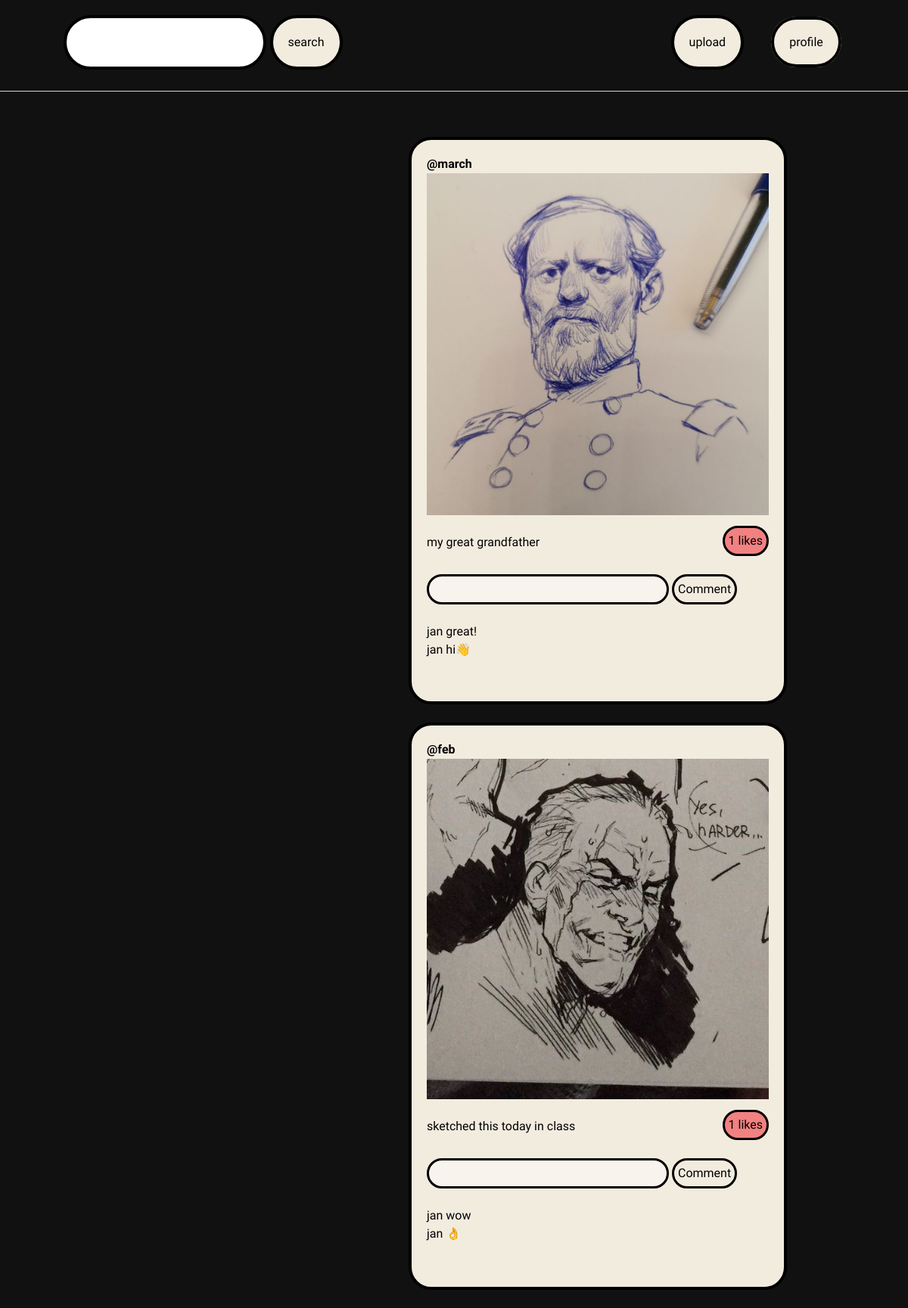
Page /feed (signed in) on the committed database.
### core/models.py (models this page shows, shortened)
class Post(models.Model):
    id = models.UUIDField(primary_key=True, default=uuid.uuid4)
    user = models.CharField(max_length=100)
    image = models.ImageField(upload_to='post_images')
    caption = models.TextField()
    created_at = models.DateTimeField(default=datetime.now)
    likes_no = models.IntegerField(default=0)
    comments = models.TextField(null=True, blank=True)

### core/views.py (the view)
# urls.py: path('feed', views.feed, name='feed'),
@login_required(login_url='login')
def feed(request):
    user_object = User.objects.get(username=request.user.username)
    user_feed = Profile.objects.get(user=user_object)
    posts = Post.objects.all()
    user_following_list = []
    feed = []
    user_following = Follow.objects.filter(follower=request.user.username)
    for users in user_following:
        user_following_list.append(users.user)
    for usernames in user_following_list:
        feed_lists = Post.objects.filter(user=usernames)
        feed.append(feed_lists)
    feed_list = list(chain(*feed))
    return render(request, 'feed.html', {'user_feed':user_feed, 'posts':posts, 'feed_list':feed_list})

### templates/feed.html (shortened to what this page needs)
{% extends 'base.html' %}
{% block content %}
<div class="header">
    <form action="search" method="post" class="search">
        <input type="text"id="search-input" name="username">
        <button type="submit" id="search-button">search</button>
    </form>
    <div><button id="upload-button">upload</button>&nbsp;&nbsp;&nbsp;&nbsp;&nbsp;&nbsp;&nbsp;&nbsp;<a href="profile/{{user}}" id="profile">profile</a></div>
</div>
<div class="posts">
    {% for post in feed_list reversed %}
    <div class="post">
        <a href="/profile/{{post.user}}" class="post-element" id="post-user"><strong>@{{post.user}}</strong></a>
        <img src="{{post.image.url}}" class="post-element" id="post-image"><br>
        <label class="post-element" id="post-caption">{{post.caption}}
        <a href="/like?post_id={{post.id}}" class="likes">{{post.likes_no}} likes</a></label><br>
            <form action="comment" method="post" enctype="multipart/form-data">
                <input type="text" id="comment-input" name="content"></textarea>
                <button type="submit" id="comment-submit">Comment</button>
            </form>
            <br>
            {% for comment in post.comments.splitlines %}
                {{ comment }}<br>
            {% endfor %}
    </div><br>
    {% endfor %}
</div>
{% endblock %}

### templates/feed.html (style rules this page uses)
body { background-color: #121111; }
.header { display: flex; justify-content: space-evenly; margin-top: 20px; margin-left: -350px; }
#search-input { font-family: 'Unbounded', sans-serif; color: #000000; background-color: #ffffff; border: #000000 solid 4px; border-radius: 50px; padding: 20px; }
#upload-button, #profile, #search-button { font-family: 'Unbounded', sans-serif; color: #000000; background-color: #F2ECDF; border: #000000 solid 4px; border-radius: 50px; padding: 20px; }
.posts { margin-left: 540px; }
.post { display: flex; flex-direction: column; background-color: #F2ECDF; font-family: 'Unbounded', sans-serif; color: #000000; border: #000000 solid 4px; border-radius: 30px; padding: 20px; width: 500px; height: 750px; }
.likes { font-family: 'Unbounded', sans-serif; color: #000000; background-color: #f28181; border: #000000 solid 3px; border-radius: 90px; padding: 5px; margin-top: -10px; }
#post-user { color: #000000; }
#post-caption { display: flex; justify-content: space-between; }
#comment-submit { font-family: 'Unbounded', sans-serif; color: #000000; background-color: #F2ECDF; border: #000000 solid 3px; border-radius: 90px; padding: 5px; margin-top: -10px; }
#comment-input { font-family: 'Unbounded', sans-serif; color: #000000; background-color: #f8f4ed; border: #000000 solid 3px; border-radius: 90px; padding: 5px; height: 40px; width: 320px; margin-top: -10px; }

### rows in the picture
Post: user "march", image (picture), caption "my great grandfather", likes_no "1", splitlines "jan great!" "jan hi👋"
Post: user "feb", image (picture), caption "sketched this today in class", likes_no "1", splitlines "jan wow" "jan 👌"
